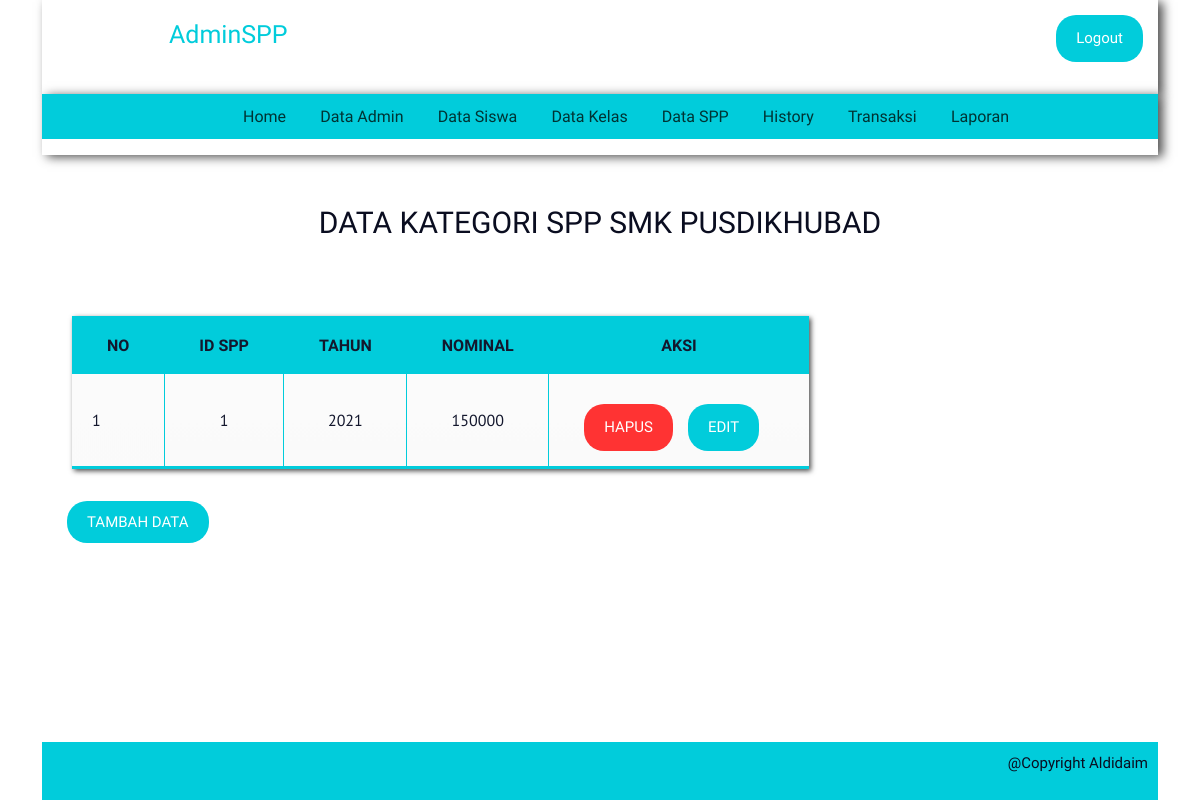
/admin/dataspp.php (signed in), run on the app's committed database.
### tables this page shows
CREATE TABLE `spp` (
  `id_spp` int(11) NOT NULL,
  `tahun` int(11) NOT NULL,
  `nominal` int(11) NOT NULL
);

### admin/dataspp.php (the view, shortened to what this page needs)
<?php
include '../koneksi.php';
include 'header.php';
?>
<div class="content-all">
	<h2> DATA KATEGORI SPP SMK PUSDIKHUBAD</h2>
	<div class="tabel">
		<table cellspacing="0">
			<thead>
				<tr>
					<th>NO</th>
					<th>ID SPP</th>
					<th>TAHUN</th>
					<th>NOMINAL</th>
					<th>AKSI</th>
				</tr>
			</thead>
			<?php
			$data = $konek->query("SELECT * FROM spp ORDER BY id_spp ASC");
			$i = 1;
			while ($dta = mysqli_fetch_assoc($data)) :
			?>
				<tbody>
					<tr>
						<td><?= $i; ?></td>
						<td><?= $dta['id_spp'] ?></td>
						<td><?= $dta['tahun'] ?></td>
						<td><?= $dta['nominal'] ?></td>
						<td>
							<a class="edit" href="updateSPP.php?id_spp=<?= $dta['id_spp'] ?>">EDIT</a>
							<a class="hapus " href="hapusSPP.php?id_spp=<?= $dta['id_spp'] ?>" onclick="return confirm('apakah anda yakin menghapus data?')">HAPUS</a>
						</td>
					</tr>
				</tbody>
				<?php $i++; ?>
			<?php endwhile; ?>
		</table>
	</div>
	<a class="tambah" href="tambahSPP.php">TAMBAH DATA</a>
</div>
<?php include '../footer.php';  ?>

### asset/style.css (style rules this page uses)
* { margin: 0; padding: 0; }
.content-all { width: 100%; margin-top: 15px; color: #01ccdb; margin-bottom: 30px; }
.content-all h2 { padding: 35px; font-family: viga; text-align: center; font-size: 30px; color: #0a0d20; }
.tambah { font-family: Viga; font-size: 15px; background: #01ccdb; color: white; border-radius: 20px; padding: 12px 20px; margin-top: 20px; margin-left: 25px; text-decoration: none; }
.tabel { margin-top: 10px; padding: 30px; margin-bottom: 10px; }
table { font-family: "PT Sans"; color: #13172d; background: #eaebec; border-bottom: #01ccdb 3px solid; box-shadow: 2px 2px 5px rgba(0, 0, 0, 0.7); text-align: center; }
table th { padding: 15px 35px; border-top: #01ccdb 3px solid; background: #01ccdb; font-family: Viga; }
table th:first-child { border-left: none; }
table tr { text-align: center; padding-left: 20px; }
table td:first-child { text-align: left; padding-left: 20px; border-left: 0; }
table td { padding: 15px 35px; border-top: 1px solid #01ccdb; border-bottom: 1px solid #01ccdb; border-left: 1px solid #01ccdb; background: #fafafa; background: -webkit-gradient( linear, left top, left bottom, from(#fbfbfb), to(#fafafa) ); background: -moz-linear-gradient(top, #fbfbfb, #fafafa); }
table tr:last-child td { border-bottom: 0; }
table tr:last-child td:first-child { -moz-border-radius-bottomleft: 3px; -webkit-border-bottom-left-radius: 3px; border-bottom-left-radius: 3px; }
table tr:last-child td:last-child { -moz-border-radius-bottomright: 3px; -webkit-border-bottom-right-radius: 3px; border-bottom-right-radius: 3px; }
.edit { font-family: Viga; font-size: 15px; background: #01ccdb; color: white; border-radius: 20px; padding: 12px 20px; margin-top: 15px; float: right; margin-right: 15px; }
.edit { text-decoration: none; }
.hapus { font-family: Viga; font-size: 15px; background: #ff3333; color: white; border-radius: 20px; padding: 12px 20px; margin-top: 15px; float: right; margin-right: 15px; }
.hapus { text-decoration: none; }

### data on the page
spp: id_spp "1", tahun "2021", nominal "150000"
